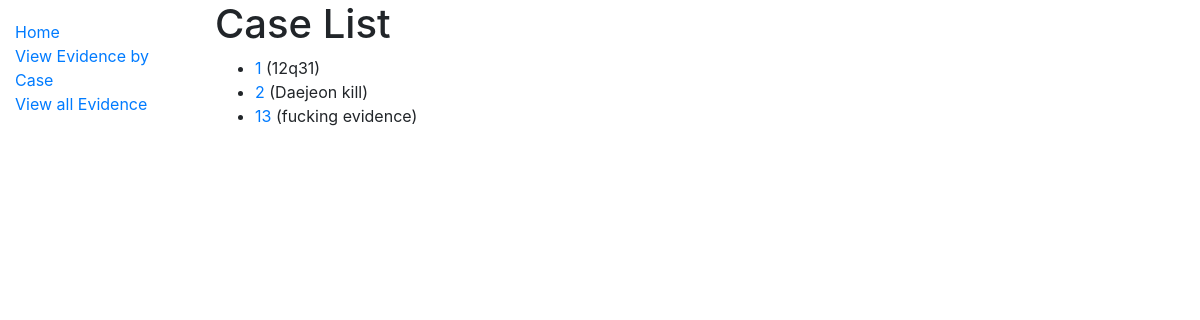
Page /catalog/cases/ on the earlier database version.
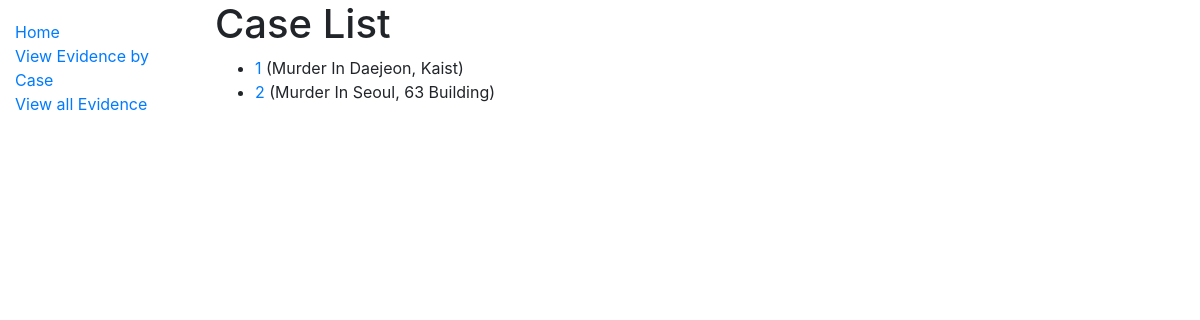
Same page on the later database version.
### catalog/models.py (models this page shows, shortened)
class Evi_case(models.Model):
    number = models.PositiveIntegerField()
    summary = models.TextField(max_length=1000, null = True)
    class Meta:
        ordering = ['number']
    def get_absolute_url(self):
        return reverse('case-detail', args=[str(self.id)])

### catalog/views.py (the view)
# urls.py: path('cases/', views.CaseEviView.as_view(), name = 'cases'),
class CaseEviView(generic.ListView):
    model = Evi_case

### catalog/templates/catalog/evi_case_list.html
{% extends "base_generic.html" %}
{% block content %}
  <h1>Case List</h1>
  {% if evi_case_list %}
  <ul>
    {% for case in evi_case_list %}
      <li>
        <a href="{{ case.get_absolute_url }}">{{ case.number }}</a> ({{case.summary}})
      </li>
    {% endfor %}
  </ul>
  {% else %}
    <p>There are no cases in the Database.</p>
  {% endif %}
{% endblock %}

Differences in the rows shown:
removed Evi_case: number "1", summary "12q31"
removed Evi_case: number "2", summary "Daejeon kill"
removed Evi_case: number "13", summary "fucking evidence"
added Evi_case: number "1", summary "Murder In Daejeon, Kaist"
added Evi_case: number "2", summary "Murder In Seoul, 63 Building"
